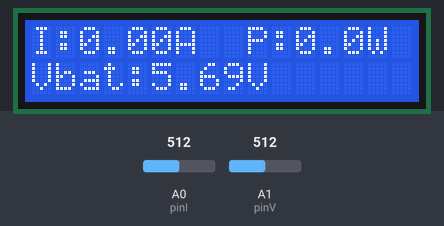
Bench run of a sketch on a simulated Arduino Uno, built with avr-gcc and run on an emulated ATmega328P. Shown: 16×2 character LCD. The test bench sets the inputs (shaded band); at power-on: A0 (pinI) = 512, A1 (pinV) = 512. What the sketch prints to the serial monitor is not drawn.

Above: at 1.52 s.
2.3 s: A0 (pinI) set to 716
At 3.53 s:
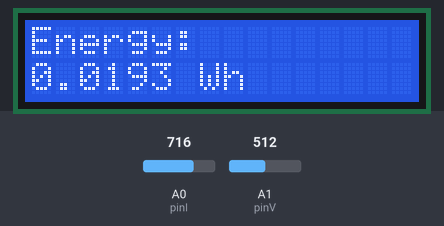
5.3 s: A1 (pinV) set to 716
At 7.4 s:
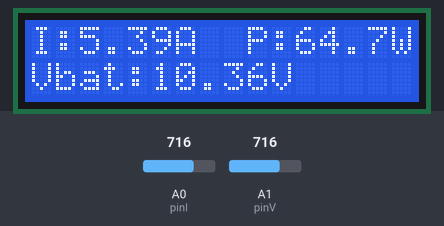
7.6 s: A1 (pinV) set to 810
At 8.91 s:
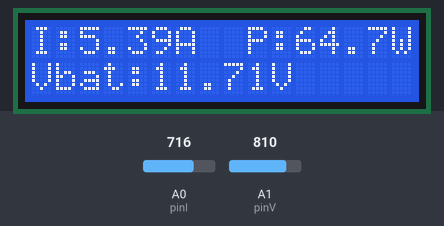
9.1 s: A0 (pinI) set to 520
At 9.36 s:
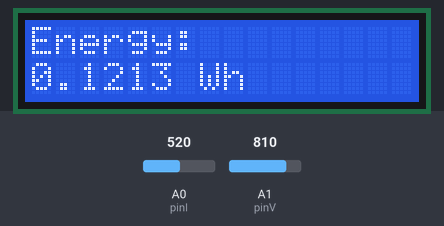
12.1 s: A0 (pinI) set to 503
13.6 s: A1 (pinV) set to 790
At 14.64 s:
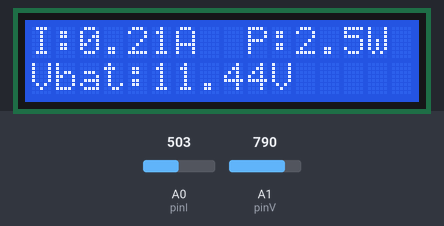

The sketch:

power_monitor.ino
```cpp
// ===== SMART DC POWER MONITOR v1.3.4 =====
// USB Arduino + 12V Fan
// A0 = ACS712 OUT
// A1 = Battery divider: 10k -> A1 -> 5.1k -> GND

#include <Wire.h>
#include <LiquidCrystal_I2C.h>

LiquidCrystal_I2C lcd(0x27, 16, 2);

const int pinI = A0;
const int pinV = A1;

const float Vref = 5.0;
const float sensitivity = 0.185; // ACS712-5A
float zeroPoint = 2.5;

const float R1 = 10000.0;
const float R2 = 5100.0;

const float FAN_VOLTAGE = 12.0;

const int samples = 200;
const float deadbandA = 0.02;
const bool INVERT_DIRECTION = false;

float energy_Wh = 0.0;
float filteredVoltage = 0.0;

unsigned long lastCalc = 0;
bool showMainScreen = true;

float current = 0.0;
float power = 0.0;


// === Zero calibration at startup ===
void calibrateZero() {
  long acc = 0;
  for (int i = 0; i < 800; i++) {
    acc += analogRead(pinI);
    delayMicroseconds(200);
  }
  zeroPoint = (acc / 800.0) * (Vref / 1023.0);
}


// === SETUP ===
void setup() {
  lcd.init();
  lcd.backlight();
  Serial.begin(9600);

  lcd.setCursor(0,0);
  lcd.print("Calibrating...");
  calibrateZero();
  delay(700);
  lcd.clear();

  lastCalc = millis();

  Serial.println("ms,Vbat,I(A),P(W),Energy(Wh)");
}


// === LOOP ===
void loop() {

  unsigned long now = millis();


// === Always read battery voltage ===
int rawV = analogRead(pinV);
float nodeV = rawV * (Vref / 1023.0);
float batteryVoltage = nodeV * (R1 + R2) / R2;

// === Smooth voltage update (low-pass filter) ===
const float V_FILTER = 0.15;  // lower = slower movement, higher = faster
filteredVoltage = (V_FILTER * batteryVoltage) + ((1.0 - V_FILTER) * filteredVoltage);


  // === Fast current sample for energy ===
  long sumFast = 0;
  for (int i = 0; i < 30; i++) {
    sumFast += analogRead(pinI);
  }
  float vSenseFast = (sumFast / 30.0) * (Vref / 1023.0);
  float currentFast = (vSenseFast - zeroPoint) / sensitivity;
  if (fabs(currentFast) < deadbandA) currentFast = 0.0;

  float powerFast = FAN_VOLTAGE * currentFast;


  // === Energy accumulation ===
  float dtHours = (now - lastCalc) / 3600000.0;
  lastCalc = now;
  if (currentFast > 0.0) energy_Wh += powerFast * dtHours;


  // === Screen switch timing ===
  static unsigned long lastScreenSwitch = 0;
  const unsigned long SCREEN_DURATION = 3000;

  if (now - lastScreenSwitch >= SCREEN_DURATION) {
    lastScreenSwitch = now;
    showMainScreen = !showMainScreen;
    lcd.clear();

    // Slow & accurate current for screen display
    long slowSum = 0;
    for (int i = 0; i < samples; i++) {
      slowSum += analogRead(pinI);
      delayMicroseconds(150);
    }
    float vSenseSlow = (slowSum / (float)samples) * (Vref / 1023.0);
    current = (vSenseSlow - zeroPoint) / sensitivity;
    if (fabs(current) < deadbandA) current = 0.0;
    power = FAN_VOLTAGE * current;
  }


  // === Draw screens ===
  if (showMainScreen) {
    lcd.setCursor(0,0);
    lcd.print("I:");
    lcd.print(current, 2);
    lcd.print("A  P:");
    lcd.print(power, 1);
    lcd.print("W ");

    lcd.setCursor(0,1);
    lcd.print("Vbat:");
    lcd.print(filteredVoltage, 2);  // ✅ smooth movement, easy to read
    lcd.print("V ");
  }
  else {
  lcd.setCursor(0,0);
  lcd.print("Energy:");

  // Live energy update with fast refresh
  lcd.setCursor(0,1);
  lcd.print(energy_Wh, 4); // ✅ 4 decimals = smooth visible progress
  lcd.print(" Wh ");
}

  delay(10);
}
```
